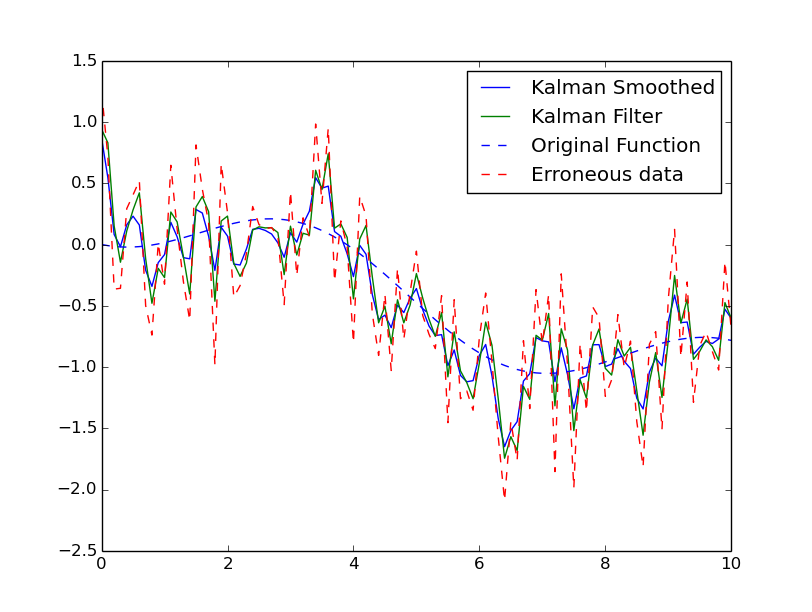

This chart was generated by the following Python code:
from pykalman import KalmanFilter
from pylab import *
#kf = KalmanFilter(transition_matrices = [[1, 1], [0, 1]], observation_matrices = [[0.1, 0.5], [-0.3, 0.0]])

kf = KalmanFilter()
#measurements = array([[1,0], [0,0], [0,1]])  # 3 observations

'''Generating Data'''
# script to generate data files for the least squares assignment
from pylab import *
import scipy.special as sp
N=101 # no of data points
k=1   # no of sets of data with varying noise
# generate the data points and add noise
t=linspace(0,10,N)     # t vector
y=1.05*sp.jn(2,t)-0.105*t # f(t) vector
Y=meshgrid(y,ones(k),indexing='ij')[0] # make k copies
scl = 0.5;
n=randn(N)*scl # generate k vectors
yy=y+n    # add noise to signal
# shadow plot
plot(t,yy)
plot(t,y);
xlabel(r'$t$',size=20)
ylabel(r'$f(t)+n$',size=20)
title(r'Plot of the data to be fitted')
grid(True)
show()
'''Data Generation Done'''
measurements = yy;


kf = kf.em(measurements, n_iter=5)
(smoothed_state_means, smoothed_state_covariances) = kf.smooth(measurements)
(filtered_state_means, filtered_state_covariances) = kf.filter(measurements);
plot(t,smoothed_state_means,'b',label = 'Kalman Smoothed');
plot(t,filtered_state_means,'g',label = 'Kalman Filter');
plot(t,y,'b--',label = 'Original Function');
plot(t,yy,'r--',label = 'Erroneous data');
legend(loc = 'upper right');

show();
